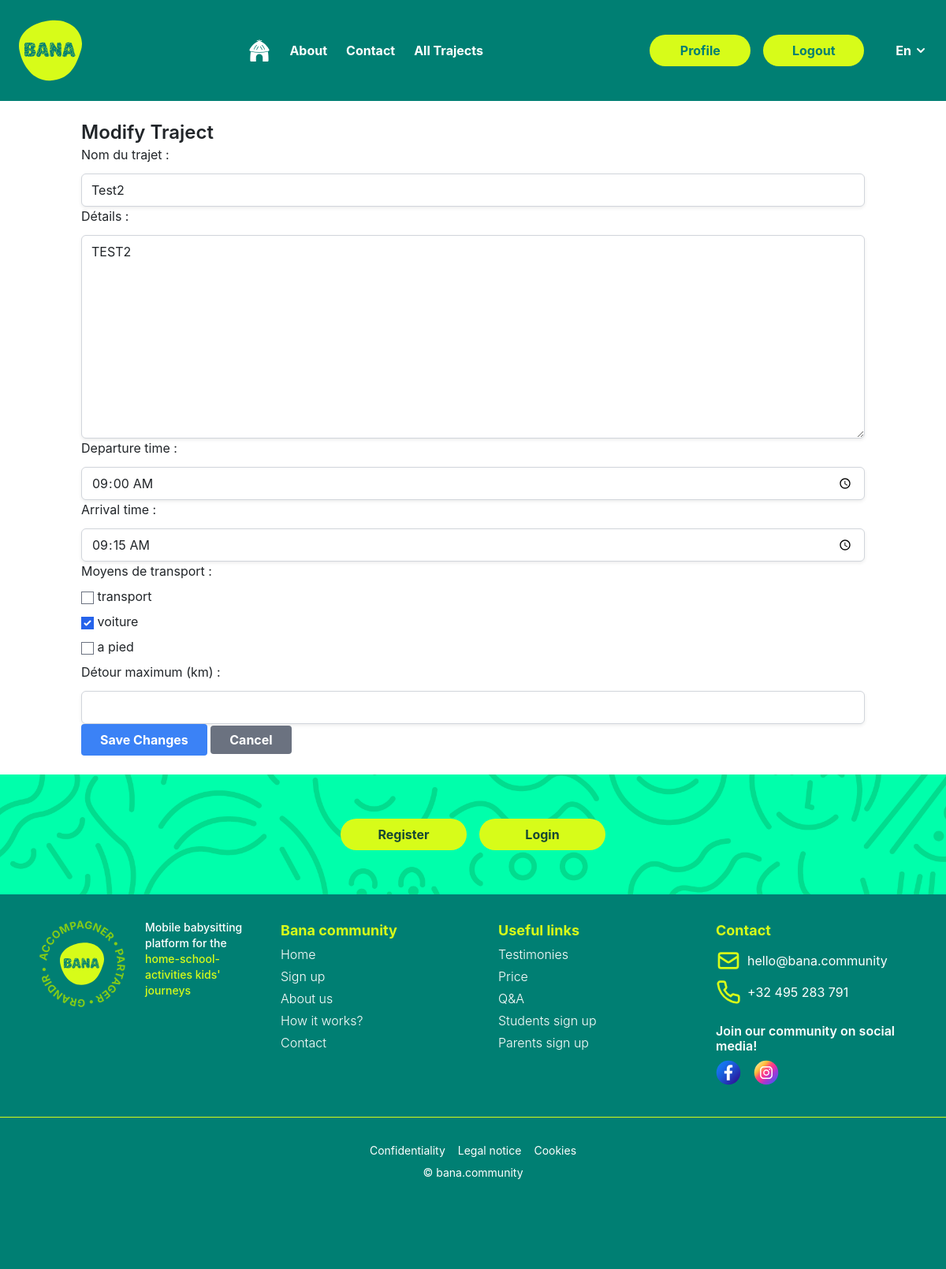
The app's page /trajects/modify/3/proposed/ (signed in) with its own data.
### trajects/models.py (models this page shows, shortened)
class ProposedTraject(models.Model):
    traject = models.ForeignKey(Traject, on_delete=models.CASCADE)
    member = models.ForeignKey(Members, related_name='proposed_trajects', on_delete=models.CASCADE)
    transport_modes = models.ManyToManyField(TransportMode, related_name='proposed_trajects')
    departure_time = models.TimeField()
    arrival_time = models.TimeField()
    name = models.CharField(max_length=100)
    details = models.TextField()
    detour_distance = models.FloatField(blank=True, null=True)

class TransportMode(models.Model):
    name = models.CharField(max_length=100)
    description = models.TextField(blank=True, null=True)
    def __str__(self):
        return self.name

### trajects/views.py (the view)
# urls.py: path('modify/<int:id>/<str:type>/', views.modify_traject, name='modify_traject'),
@login_required
def modify_traject(request, id, type):
    if type == 'proposed':
        traject_instance = get_object_or_404(ProposedTraject, id=id, member=request.user.members)
        form_class = ProposedTrajectForm
    else:
        traject_instance = get_object_or_404(ResearchedTraject, id=id, member=request.user.members)
        form_class = ResearchedTrajectForm
    if request.method == 'POST':
        form = form_class(request.POST, instance=traject_instance)
        if form.is_valid():
            form.save()
            messages.success(request, 'Traject updated successfully!')
            return redirect('profile')
        else:
            messages.error(request, 'There were errors in your form. Please fix them and try again.')
    else:
        form = form_class(instance=traject_instance)
    context = {
        'form': form,
        'traject': traject_instance
    }
    return render(request, 'trajects/modify_traject.html', context)

### trajects/templates/trajects/modify_traject.html (shortened to what this page needs)
{% extends 'layouts/base.html' %}
{% block content %}
<div class="container mx-auto py-6">
    <h2 class="text-2xl font-semibold">Modify Traject</h2>
    <form method="post">
        {{ form.as_p }}
        <button type="submit" class="bg-blue-500 hover:bg-blue-700 text-white font-bold py-2 px-4 rounded">Save Changes</button>
        <a href="{% url 'profile' %}" class="bg-gray-500 hover:bg-gray-700 text-white font-bold py-2 px-4 rounded">Cancel</a>
    </form>
</div>
{% endblock %}

### bana/static/bana/css/style.css (style rules this page uses)
body { background-color: f3f3f3; }

### records on screen
ProposedTraject: name "Test2", details "TEST2", departure_time "09:00:00", arrival_time "09:15:00"
